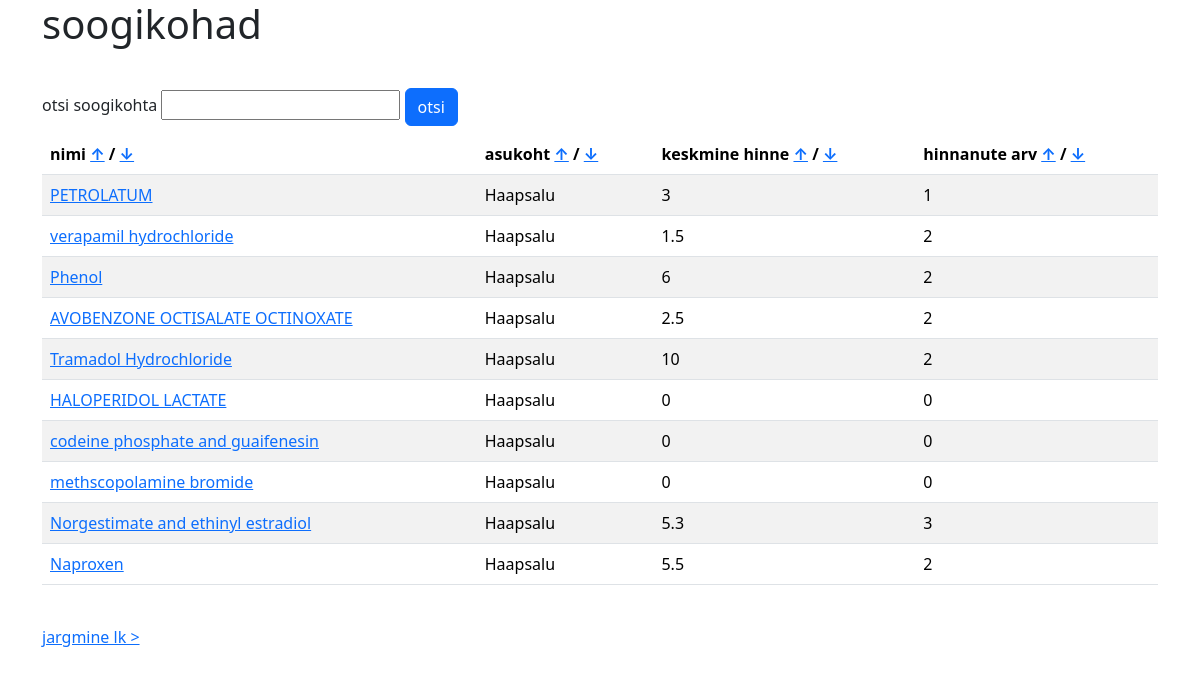
Page /?sort=asukoht&order=asc on the committed database.
### tables this page shows
CREATE TABLE `kohad` (
  `id` int(255) NOT NULL,
  `nimi` varchar(255) NOT NULL,
  `asukoht` varchar(255) NOT NULL,
  `keskmine_hinne` float NOT NULL,
  `hinnanute_arv` int(255) NOT NULL,
  `tyyp` varchar(255) NOT NULL
);

### index.php (the view, shortened to what this page needs)
<?php include ("config.php"); session_start(); ?>
<!DOCTYPE html>
<html lang="et">
<head>
    <link
        href="https://cdn.jsdelivr.net/npm/bootstrap@5.3.2/dist/css/bootstrap.min.css" rel="stylesheet"
    >
</head>
<body>
    <div class="container">
        <h1>soogikohad</h1>
        <br>
        <form method="get">
            <label for="otsi">otsi soogikohta</label>
            <input type="text" name="otsi" id="otsi">
            <input type="submit" class="btn btn-primary my-2" value="otsi">
        </form>
        <table class="table table-striped">
            <thead>
                <tr>
                    <th scope="col">nimi <a href="?sort=nimi&order=asc">↑</a> / <a href="?sort=nimi&order=desc">↓</a></th>
                    <th scope="col">asukoht <a href="?sort=asukoht&order=asc">↑</a> / <a href="?sort=asukoht&order=desc">↓</a></th>
                    <th scope="col">keskmine hinne <a href="?sort=keskmine_hinne&order=asc">↑</a> / <a href="?sort=keskmine_hinne&order=desc">↓</a></th>
                    <th scope="col">hinnanute arv <a href="?sort=hinnanute_arv&order=asc">↑</a> / <a href="?sort=hinnanute_arv&order=desc">↓</a></th>
                </tr>
            </thead>
            <tbody>
                <?php
                $lehesuur = 10;
                if (isset($_GET['lehekylg'])) {
                    $lehekylg = $_GET['lehekylg'];
                } else {
                    $lehekylg = 1;
                }
                $start = ($lehekylg-1) * $lehesuur;
                $sort = isset($_GET['sort']) ? $_GET['sort'] : 'nimi';
                $order = isset($_GET['order']) ? $_GET['order'] : 'asc';
                $otsi = isset($_GET['otsi']) ? $_GET['otsi'] : '';
                $otsisql = $otsi ? "WHERE nimi LIKE '%$otsi%'" : '';
                $sqlparing1 = "SELECT * FROM kohad $otsisql ORDER BY $sort $order LIMIT $start, $lehesuur";
                $result = $yhendus -> query($sqlparing1);
                if ($result -> num_rows > 0){
                    while ($row = $result -> fetch_assoc()){
                        $id = $row['id'];
                        $hinnanutearvparing = "SELECT COUNT(*) as hinnanute_arv FROM hinnangud WHERE id_koht = '$id'";
                        $Hvastus = $yhendus -> query($hinnanutearvparing);
                        $hinnanuteArv = $Hvastus -> fetch_assoc()['hinnanute_arv'];
                        $Khinneparing = "SELECT AVG(hinnang) as keskmine_hinne FROM hinnangud WHERE id_koht = '$id'";
                        $Khinnevastus = $yhendus ->  query($Khinneparing);
                        $Khinne = $Khinnevastus -> fetch_assoc()['keskmine_hinne'];
                        ?>
                        <tr>
                            <td><a href="hinnang.php?koht= <?php echo urlencode($id); ?> "> <?php echo $row["nimi"]; ?> </a></td>
                            <td> <?php echo $row["asukoht"]; ?> </td>
                            <td> <?php echo round($Khinne, 1);?> </td>
                            <td> <?php echo $hinnanuteArv; ?> </td>
                        </tr>
                        <?php
                    }
                }
                ?>
            </tbody>
        </table>
        <?php
        $jargminelehekylg = $lehekylg + 1;
        if ($result->num_rows == $lehesuur) {
            echo "<a href='?lehekylg=$jargminelehekylg'><br> jargmine lk &gt;</a>";
        }
        ?>
    </div>
    </body>
</html>

### rows in the picture
kohad: nimi "PETROLATUM", asukoht "Haapsalu", Khinne "3", hinnanuteArv "1"
kohad: nimi "verapamil hydrochloride", asukoht "Haapsalu", Khinne "1.5", hinnanuteArv "2"
kohad: nimi "Phenol", asukoht "Haapsalu", Khinne "6", hinnanuteArv "2"
kohad: nimi "AVOBENZONE OCTISALATE OCTINOXATE", asukoht "Haapsalu", Khinne "2.5", hinnanuteArv "2"
kohad: nimi "Tramadol Hydrochloride", asukoht "Haapsalu", Khinne "10", hinnanuteArv "2"
kohad: nimi "HALOPERIDOL LACTATE", asukoht "Haapsalu", Khinne "0", hinnanuteArv "0"
kohad: nimi "codeine phosphate and guaifenesin", asukoht "Haapsalu", Khinne "0", hinnanuteArv "0"
kohad: nimi "methscopolamine bromide", asukoht "Haapsalu", Khinne "0", hinnanuteArv "0"
kohad: nimi "Norgestimate and ethinyl estradiol", asukoht "Haapsalu", Khinne "5.3", hinnanuteArv "3"
kohad: nimi "Naproxen", asukoht "Haapsalu", Khinne "5.5", hinnanuteArv "2"
